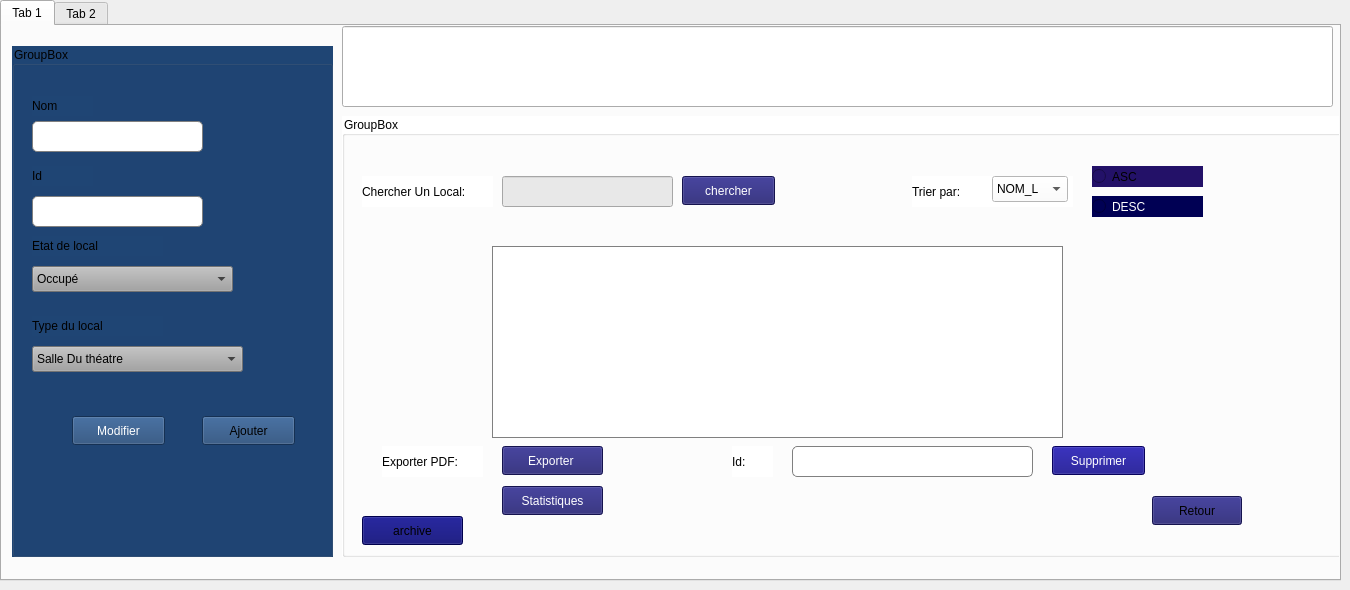
    <widget class="QWidget" name="g_locaux">
     <widget class="QTabWidget" name="tabWidget_2">
      <property name="geometry">
       <rect>
        <x>0</x>
        <y>0</y>
        <width>1341</width>
        <height>581</height>
       </rect>
      </property>
      <property name="currentIndex">
       <number>0</number>
      </property>
      <widget class="QWidget" name="tab_3">
       <attribute name="title">
        <string>Tab 1</string>
       </attribute>
       <widget class="QGroupBox" name="groupBox_4">
        <property name="geometry">
         <rect>
          <x>10</x>
          <y>20</y>
          <width>321</width>
          <height>511</height>
         </rect>
        </property>
        <property name="styleSheet">
         <string notr="true">
background-color: rgb(31, 69, 116);</string>
        </property>
        <property name="title">
         <string>GroupBox</string>
        </property>
        <widget class="QLabel" name="label_21">
         <property name="geometry">
          <rect>
           <x>20</x>
           <y>50</y>
           <width>61</width>
           <height>20</height>
          </rect>
         </property>
         <property name="text">
          <string>Nom</string>
         </property>
        </widget>
        <widget class="QLineEdit" name="NomLoc">
         <property name="geometry">
          <rect>
           <x>20</x>
           <y>75</y>
           <width>171</width>
           <height>31</height>
          </rect>
         </property>
         <property name="styleSheet">
          <string notr="true">QLineEdit {
    background-color: white;
    color: black; /* ✅ Texte bien visible */
    border: 1px solid gray;
    border-radius: 5px;
    padding: 4px;
    selection-background-color: #0078d7;
    selection-color: white;
}
</string>
         </property>
        </widget>
        <widget class="QLabel" name="label_22">
         <property name="geometry">
          <rect>
           <x>20</x>
           <y>120</y>
           <width>61</width>
           <height>20</height>
          </rect>
         </property>
         <property name="text">
          <string>Id</string>
         </property>
        </widget>
        <widget class="QLabel" name="label_23">
         <property name="geometry">
          <rect>
           <x>20</x>
           <y>190</y>
           <width>131</width>
           <height>20</height>
          </rect>
         </property>
         <property name="text">
          <string>Etat de local</string>
         </property>
        </widget>
        <widget class="QLineEdit" name="IdLoc">
         <property name="geometry">
          <rect>
           <x>20</x>
           <y>150</y>
           <width>171</width>
           <height>31</height>
          </rect>
         </property>
         <property name="styleSheet">
          <string notr="true">QLineEdit {
    background-color: white;
    color: black; /* ✅ Texte bien visible */
    border: 1px solid gray;
    border-radius: 5px;
    padding: 4px;
    selection-background-color: #0078d7;
    selection-color: white;
}
</string>
         </property>
        </widget>
        <widget class="QComboBox" name="EtatLoc">
         <property name="geometry">
          <rect>
           <x>20</x>
           <y>220</y>
           <width>201</width>
           <height>26</height>
          </rect>
         </property>
         <property name="styleSheet">
          <string notr="true">background-color: rgb(161, 161, 161);
color: rgb(0, 0, 0);</string>
         </property>
         <item>
          <property name="text">
           <string>Occupé</string>
          </property>
         </item>
         <item>
          <property name="text">
           <string>Disponible</string>
          </property>
         </item>
         <item>
          <property name="text">
           <string>En Maintenance</string>
          </property>
         </item>
        </widget>
        <widget class="QLabel" name="label_24">
         <property name="geometry">
          <rect>
           <x>20</x>
           <y>270</y>
           <width>131</width>
           <height>20</height>
          </rect>
         </property>
         <property name="text">
          <string>Type du local</string>
         </property>
        </widget>
        <widget class="QComboBox" name="TypeLoc">
         <property name="geometry">
          <rect>
           <x>20</x>
           <y>300</y>
           <width>211</width>
           <height>26</height>
          </rect>
         </property>
         <property name="styleSheet">
          <string notr="true">background-color: rgb(161, 161, 161);
color: rgb(0, 0, 0);</string>
         </property>
         <item>
          <property name="text">
           <string>Salle Du théatre</string>
          </property>
         </item>
         <item>
          <property name="text">
           <string>Salle Du Music</string>
          </property>
         </item>
         <item>
          <property name="text">
           <string>Salle Du sport</string>
          </property>
         </item>
        </widget>
        <widget class="QPushButton" name="AjouterLoc">
         <property name="geometry">
          <rect>
           <x>190</x>
           <y>370</y>
           <width>93</width>
           <height>29</height>
          </rect>
         </property>
         <property name="text">
          <string>Ajouter</string>
         </property>
        </widget>
        <widget class="QPushButton" name="ModifLoc">
         <property name="geometry">
          <rect>
           <x>60</x>
           <y>370</y>
           <width>93</width>
           <height>29</height>
          </rect>
         </property>
         <property name="styleSheet">
          <string notr="true">
color: rgb(255, 255, 255);</string>
         </property>
         <property name="text">
          <string>Modifier</string>
         </property>
        </widget>
       </widget>
       <widget class="QLineEdit" name="lineEdit_16">
        <property name="geometry">
         <rect>
          <x>340</x>
          <y>0</y>
          <width>991</width>
          <height>81</height>
         </rect>
        </property>
       </widget>
       <widget class="QGroupBox" name="groupBox_5">
        <property name="geometry">
         <rect>
          <x>340</x>
          <y>90</y>
          <width>1001</width>
          <height>441</height>
         </rect>
        </property>
        <property name="styleSheet">
         <string notr="true">background-color: rgb(255, 179, 167);
background-color: rgb(255, 254, 226);
background-color: rgb(202, 196, 193);
background-color: rgb(255, 255, 255);</string>
        </property>
        <property name="title">
         <string>GroupBox</string>
        </property>
        <widget class="QLabel" name="label_26">
         <property name="geometry">
          <rect>
           <x>20</x>
           <y>60</y>
           <width>131</width>
           <height>31</height>
          </rect>
         </property>
         <property name="styleSheet">
          <string notr="true">background-color: rgb(255, 179, 167);
background-color: rgb(255, 255, 255);
color: rgb(0, 0, 0);</string>
         </property>
         <property name="text">
          <string>Chercher Un Local:</string>
         </property>
        </widget>
        <widget class="QLineEdit" name="rr">
         <property name="geometry">
          <rect>
           <x>160</x>
           <y>60</y>
           <width>171</width>
           <height>31</height>
          </rect>
         </property>
         <property name="styleSheet">
          <string notr="true">background-color: rgb(61, 61, 61);
background-color: rgb(255, 255, 255);
background-color: rgb(232, 232, 232);
color: rgb(0, 0, 0);</string>
         </property>
         <property name="text">
          <string/>
         </property>
        </widget>
        <widget class="QPushButton" name="recherche">
         <property name="geometry">
          <rect>
           <x>340</x>
           <y>60</y>
           <width>93</width>
           <height>29</height>
          </rect>
         </property>
         <property name="styleSheet">
          <string notr="true">color: rgb(0, 0, 0);
background-color: rgb(30, 27, 109);
color: rgb(255, 255, 255);</string>
         </property>
         <property name="text">
          <string>chercher</string>
         </property>
        </widget>
        <widget class="QLabel" name="label_27">
         <property name="geometry">
          <rect>
           <x>570</x>
           <y>60</y>
           <width>161</width>
           <height>31</height>
          </rect>
         </property>
         <property name="styleSheet">
          <string notr="true">color: rgb(0, 0, 0);</string>
         </property>
         <property name="text">
          <string>Trier par:</string>
         </property>
        </widget>
        <widget class="QComboBox" name="tt">
         <property name="geometry">
          <rect>
           <x>650</x>
           <y>60</y>
           <width>76</width>
           <height>26</height>
          </rect>
         </property>
         <property name="styleSheet">
          <string notr="true">color: rgb(0, 0, 0);

</string>
         </property>
         <item>
          <property name="text">
           <string>NOM_L</string>
          </property>
         </item>
         <item>
          <property name="text">
           <string>ID_LOCAL</string>
          </property>
         </item>
        </widget>
        <widget class="QPushButton" name="ex">
         <property name="geometry">
          <rect>
           <x>160</x>
           <y>330</y>
           <width>101</width>
           <height>29</height>
          </rect>
         </property>
         <property name="styleSheet">
          <string notr="true">color: rgb(0, 0, 0);
color: rgb(255, 255, 255);

background-color: rgb(30, 27, 109);</string>
         </property>
         <property name="text">
          <string>Exporter </string>
         </property>
        </widget>
        <widget class="QPushButton" name="SuppLoc">
         <property name="geometry">
          <rect>
           <x>710</x>
           <y>330</y>
           <width>93</width>
           <height>29</height>
          </rect>
         </property>
         <property name="styleSheet">
          <string notr="true">color: rgb(255, 255, 255);
background-color: rgb(11, 3, 129);</string>
         </property>
         <property name="text">
          <string>Supprimer</string>
         </property>
        </widget>
        <widget class="QLineEdit" name="Idsupp">
         <property name="geometry">
          <rect>
           <x>450</x>
           <y>330</y>
           <width>241</width>
           <height>31</height>
          </rect>
         </property>
         <property name="styleSheet">
          <string notr="true">QLineEdit {
    background-color: white;
    color: black; /* ✅ Texte bien visible */
    border: 1px solid gray;
    border-radius: 5px;
    padding: 4px;
    selection-background-color: #0078d7;
    selection-color: white;
}
</string>
         </property>
        </widget>
        <widget class="QLabel" name="label_28">
         <property name="geometry">
          <rect>
           <x>390</x>
           <y>330</y>
           <width>41</width>
           <height>31</height>
          </rect>
         </property>
         <property name="styleSheet">
          <string notr="true">color: rgb(0, 0, 0);</string>
         </property>
         <property name="text">
          <string>Id:</string>
         </property>
        </widget>
        <widget class="QPushButton" name="stat">
         <property name="geometry">
          <rect>
           <x>160</x>
           <y>370</y>
           <width>101</width>
           <height>29</height>
          </rect>
         </property>
         <property name="styleSheet">
          <string notr="true">color: rgb(0, 0, 0);
color: rgb(255, 255, 255);
background-color: rgb(30, 27, 109);</string>
         </property>
         <property name="text">
          <string>Statistiques</string>
         </property>
        </widget>
        <widget class="QLabel" name="label_29">
         <property name="geometry">
          <rect>
           <x>40</x>
           <y>330</y>
           <width>101</width>
           <height>31</height>
          </rect>
         </property>
         <property name="styleSheet">
          <string notr="true">color: rgb(0, 0, 0);</string>
         </property>
         <property name="text">
          <string>Exporter PDF:</string>
         </property>
        </widget>
        <widget class="QTableView" name="tableLoc">
         <property name="geometry">
          <rect>
           <x>150</x>
           <y>130</y>
           <width>571</width>
           <height>192</height>
          </rect>
         </property>
         <property name="styleSheet">
          <string notr="true">QTableView {
    background-color: white;
    color: black; /* ✅ Texte en noir */
    gridline-color: gray;
    selection-background-color: #0078d7;
    selection-color: white;
    border: 1px solid gray;
}

QHeaderView::section {
    background-color: lightgray;
    color: black;
    padding: 4px;
    border: 1px solid gray;
}
</string>
         </property>
        </widget>
        <widget class="QPushButton" name="bt_retour_accueil">
         <property name="geometry">
          <rect>
           <x>810</x>
           <y>380</y>
           <width>90</width>
           <height>29</height>
          </rect>
         </property>
         <property name="styleSheet">
          <string notr="true">background-color: rgb(30, 27, 109);</string>
         </property>
         <property name="text">
          <string>Retour</string>
         </property>
        </widget>
        <widget class="QPushButton" name="btnArchiveViewer">
         <property name="geometry">
          <rect>
           <x>20</x>
           <y>400</y>
           <width>101</width>
           <height>29</height>
          </rect>
         </property>
         <property name="styleSheet">
          <string notr="true">background-color: rgb(49, 52, 255);
background-color: rgb(0, 0, 106);</string>
         </property>
         <property name="text">
          <string>archive</string>
         </property>
        </widget>
        <widget class="QRadioButton" name="ASC">
         <property name="geometry">
          <rect>
           <x>750</x>
           <y>50</y>
           <width>111</width>
           <height>21</height>
          </rect>
         </property>
         <property name="styleSheet">
          <string notr="true">background-color: rgb(35, 17, 104);</string>
         </property>
         <property name="text">
          <string>ASC</string>
         </property>
        </widget>
        <widget class="QRadioButton" name="DESC">
         <property name="geometry">
          <rect>
           <x>750</x>
           <y>80</y>
           <width>111</width>
           <height>21</height>
          </rect>
         </property>
         <property name="styleSheet">
          <string notr="true">color: rgb(255, 255, 255);
background-color: rgb(0, 0, 84);</string>
         </property>
         <property name="text">
          <string>DESC</string>
         </property>
        </widget>
       </widget>
      </widget>
      <widget class="QWidget" name="tab_4">
       <attribute name="title">
        <string>Tab 2</string>
       </attribute>
       <widget class="QTableView" name="tableArchive">
        <property name="geometry">
         <rect>
          <x>260</x>
          <y>120</y>
          <width>631</width>
          <height>251</height>
         </rect>
        </property>
        <property name="styleSheet">
         <string notr="true">QTableView {
    background-color: white;
    color: black; /* ✅ Texte en noir */
    gridline-color: gray;
    selection-background-color: #0078d7;
    selection-color: white;
    border: 1px solid gray;
}

QHeaderView::section {
    background-color: lightgray;
    color: black;
    padding: 4px;
    border: 1px solid gray;
}
</string>
        </property>
       </widget>
      </widget>
     </widget>
    </widget>
